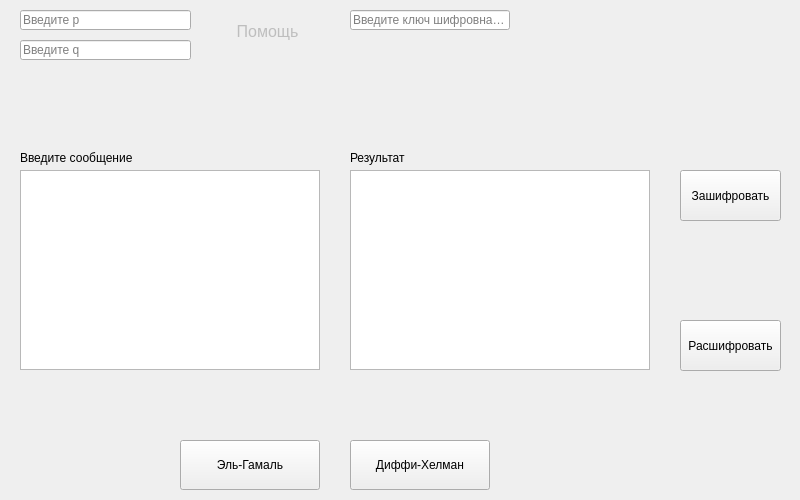
<?xml version="1.0" encoding="UTF-8"?>
<ui version="4.0">
 <class>Rsa_Window</class>
 <widget class="QMainWindow" name="Rsa_Window">
  <property name="geometry">
   <rect>
    <x>0</x>
    <y>0</y>
    <width>800</width>
    <height>500</height>
   </rect>
  </property>
  <property name="windowTitle">
   <string>Шифрование RSA</string>
  </property>
  <widget class="QWidget" name="centralwidget">
   <widget class="QLineEdit" name="enter_p">
    <property name="geometry">
     <rect>
      <x>20</x>
      <y>10</y>
      <width>171</width>
      <height>20</height>
     </rect>
    </property>
    <property name="inputMask">
     <string/>
    </property>
    <property name="placeholderText">
     <string>Введите p</string>
    </property>
   </widget>
   <widget class="QLineEdit" name="enter_q">
    <property name="geometry">
     <rect>
      <x>20</x>
      <y>40</y>
      <width>171</width>
      <height>20</height>
     </rect>
    </property>
    <property name="inputMask">
     <string/>
    </property>
    <property name="text">
     <string/>
    </property>
    <property name="placeholderText">
     <string>Введите q</string>
    </property>
   </widget>
   <widget class="QLineEdit" name="enter_key">
    <property name="geometry">
     <rect>
      <x>350</x>
      <y>10</y>
      <width>160</width>
      <height>20</height>
     </rect>
    </property>
    <property name="inputMask">
     <string/>
    </property>
    <property name="placeholderText">
     <string>Введите ключ шифровнания</string>
    </property>
   </widget>
   <widget class="QTextEdit" name="input_text">
    <property name="geometry">
     <rect>
      <x>20</x>
      <y>170</y>
      <width>300</width>
      <height>200</height>
     </rect>
    </property>
    <property name="font">
     <font>
      <pointsize>10</pointsize>
     </font>
    </property>
   </widget>
   <widget class="QTextEdit" name="output_text">
    <property name="geometry">
     <rect>
      <x>350</x>
      <y>170</y>
      <width>300</width>
      <height>200</height>
     </rect>
    </property>
    <property name="font">
     <font>
      <pointsize>10</pointsize>
     </font>
    </property>
    <property name="readOnly">
     <bool>true</bool>
    </property>
   </widget>
   <widget class="QPushButton" name="encrypt">
    <property name="geometry">
     <rect>
      <x>680</x>
      <y>170</y>
      <width>101</width>
      <height>51</height>
     </rect>
    </property>
    <property name="text">
     <string>Зашифровать</string>
    </property>
   </widget>
   <widget class="QPushButton" name="decrypt">
    <property name="geometry">
     <rect>
      <x>680</x>
      <y>320</y>
      <width>101</width>
      <height>51</height>
     </rect>
    </property>
    <property name="text">
     <string>Расшифровать</string>
    </property>
   </widget>
   <widget class="QPushButton" name="to_gamal">
    <property name="geometry">
     <rect>
      <x>180</x>
      <y>440</y>
      <width>140</width>
      <height>50</height>
     </rect>
    </property>
    <property name="text">
     <string>Эль-Гамаль</string>
    </property>
   </widget>
   <widget class="QPushButton" name="to_hellman">
    <property name="geometry">
     <rect>
      <x>350</x>
      <y>440</y>
      <width>140</width>
      <height>50</height>
     </rect>
    </property>
    <property name="text">
     <string>Диффи-Хелман</string>
    </property>
   </widget>
   <widget class="QLabel" name="label">
    <property name="geometry">
     <rect>
      <x>20</x>
      <y>150</y>
      <width>191</width>
      <height>16</height>
     </rect>
    </property>
    <property name="text">
     <string>Введите сообщение</string>
    </property>
   </widget>
   <widget class="QLabel" name="label_2">
    <property name="geometry">
     <rect>
      <x>350</x>
      <y>150</y>
      <width>191</width>
      <height>16</height>
     </rect>
    </property>
    <property name="text">
     <string>Результат</string>
    </property>
   </widget>
   <widget class="QPushButton" name="help">
    <property name="enabled">
     <bool>false</bool>
    </property>
    <property name="geometry">
     <rect>
      <x>230</x>
      <y>20</y>
      <width>75</width>
      <height>23</height>
     </rect>
    </property>
    <property name="font">
     <font>
      <pointsize>12</pointsize>
     </font>
    </property>
    <property name="cursor">
     <cursorShape>WhatsThisCursor</cursorShape>
    </property>
    <property name="autoFillBackground">
     <bool>false</bool>
    </property>
    <property name="locale">
     <locale language="Portuguese" country="Brazil"/>
    </property>
    <property name="text">
     <string>Помощь</string>
    </property>
    <property name="autoDefault">
     <bool>false</bool>
    </property>
    <property name="default">
     <bool>false</bool>
    </property>
    <property name="flat">
     <bool>true</bool>
    </property>
   </widget>
  </widget>
 </widget>
 <resources/>
 <connections/>
</ui>
